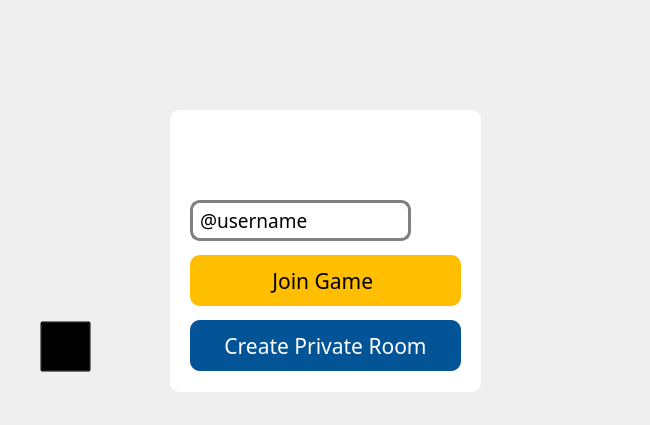
<?xml version="1.0" encoding="UTF-8"?>
<ui version="4.0">
 <class>JoinGameClass</class>
 <widget class="QMainWindow" name="JoinGameClass">
  <property name="geometry">
   <rect>
    <x>0</x>
    <y>0</y>
    <width>650</width>
    <height>425</height>
   </rect>
  </property>
  <property name="minimumSize">
   <size>
    <width>650</width>
    <height>425</height>
   </size>
  </property>
  <property name="maximumSize">
   <size>
    <width>650</width>
    <height>425</height>
   </size>
  </property>
  <property name="font">
   <font>
    <family>Nunito Medium</family>
   </font>
  </property>
  <property name="windowTitle">
   <string>Gartic - Join Game</string>
  </property>
  <property name="windowIcon">
   <iconset resource="../../Frontend.qrc">
    <normaloff>:/Frontend/assets/images/appicon.ico</normaloff>:/Frontend/assets/images/appicon.ico</iconset>
  </property>
  <widget class="QWidget" name="centralWidget">
   <widget class="QGroupBox" name="groupBox_join_game_window">
    <property name="geometry">
     <rect>
      <x>170</x>
      <y>110</y>
      <width>311</width>
      <height>282</height>
     </rect>
    </property>
    <property name="font">
     <font>
      <family>Nunito Medium</family>
      <pointsize>16</pointsize>
      <bold>false</bold>
      <underline>false</underline>
      <strikeout>false</strikeout>
     </font>
    </property>
    <property name="autoFillBackground">
     <bool>false</bool>
    </property>
    <property name="styleSheet">
     <string notr="true">background-color: rgb(255, 255, 255);
border-radius: 10px;</string>
    </property>
    <property name="flat">
     <bool>false</bool>
    </property>
    <property name="checkable">
     <bool>false</bool>
    </property>
    <widget class="QLabel" name="label_playNowBadge">
     <property name="geometry">
      <rect>
       <x>50</x>
       <y>20</y>
       <width>211</width>
       <height>51</height>
      </rect>
     </property>
     <property name="text">
      <string/>
     </property>
     <property name="pixmap">
      <pixmap resource="../../Frontend.qrc">:/Frontend/assets/images/play-now-badge.png</pixmap>
     </property>
     <property name="scaledContents">
      <bool>true</bool>
     </property>
    </widget>
    <widget class="QPushButton" name="pushButton_joinGame">
     <property name="geometry">
      <rect>
       <x>20</x>
       <y>145</y>
       <width>271</width>
       <height>51</height>
      </rect>
     </property>
     <property name="font">
      <font>
       <family>Nunito Medium</family>
       <pointsize>16</pointsize>
      </font>
     </property>
     <property name="cursor">
      <cursorShape>ArrowCursor</cursorShape>
     </property>
     <property name="layoutDirection">
      <enum>Qt::RightToLeft</enum>
     </property>
     <property name="styleSheet">
      <string notr="true">background-color: rgb(255, 191, 0);</string>
     </property>
     <property name="text">
      <string>Join Game </string>
     </property>
     <property name="iconSize">
      <size>
       <width>20</width>
       <height>20</height>
      </size>
     </property>
     <property name="checkable">
      <bool>false</bool>
     </property>
    </widget>
    <widget class="QPushButton" name="pushButton_createPrivateGame">
     <property name="geometry">
      <rect>
       <x>20</x>
       <y>210</y>
       <width>271</width>
       <height>51</height>
      </rect>
     </property>
     <property name="font">
      <font>
       <family>Nunito Medium</family>
       <pointsize>16</pointsize>
      </font>
     </property>
     <property name="styleSheet">
      <string notr="true">background-color: rgb(3, 83, 151);
color: rgb(255,255,255);</string>
     </property>
     <property name="text">
      <string>Create Private Room</string>
     </property>
    </widget>
    <widget class="QLineEdit" name="lineEdit_usernameDisplay">
     <property name="geometry">
      <rect>
       <x>20</x>
       <y>90</y>
       <width>221</width>
       <height>41</height>
      </rect>
     </property>
     <property name="font">
      <font>
       <family>Nunito Medium</family>
       <pointsize>14</pointsize>
      </font>
     </property>
     <property name="styleSheet">
      <string notr="true">border: 3px solid gray;
padding-left:5px;</string>
     </property>
     <property name="text">
      <string>@username</string>
     </property>
     <property name="readOnly">
      <bool>true</bool>
     </property>
    </widget>
    <widget class="QPushButton" name="pushButton_userProfile">
     <property name="geometry">
      <rect>
       <x>250</x>
       <y>90</y>
       <width>41</width>
       <height>41</height>
      </rect>
     </property>
     <property name="font">
      <font>
       <family>Nunito Medium</family>
       <pointsize>12</pointsize>
       <stylestrategy>PreferAntialias</stylestrategy>
      </font>
     </property>
     <property name="cursor">
      <cursorShape>ArrowCursor</cursorShape>
     </property>
     <property name="layoutDirection">
      <enum>Qt::RightToLeft</enum>
     </property>
     <property name="styleSheet">
      <string notr="true"/>
     </property>
     <property name="text">
      <string/>
     </property>
     <property name="icon">
      <iconset resource="../../Frontend.qrc">
       <normaloff>:/Frontend/assets/images/settings-icon.ico</normaloff>:/Frontend/assets/images/settings-icon.ico</iconset>
     </property>
     <property name="iconSize">
      <size>
       <width>41</width>
       <height>41</height>
      </size>
     </property>
     <property name="checkable">
      <bool>false</bool>
     </property>
    </widget>
   </widget>
   <widget class="QLabel" name="label_background">
    <property name="enabled">
     <bool>true</bool>
    </property>
    <property name="geometry">
     <rect>
      <x>-10</x>
      <y>0</y>
      <width>711</width>
      <height>501</height>
     </rect>
    </property>
    <property name="font">
     <font>
      <family>Nunito Medium</family>
      <stylestrategy>PreferAntialias</stylestrategy>
     </font>
    </property>
    <property name="text">
     <string/>
    </property>
    <property name="pixmap">
     <pixmap resource="../../Frontend.qrc">:/Frontend/assets/images/background.png</pixmap>
    </property>
    <property name="scaledContents">
     <bool>true</bool>
    </property>
    <property name="wordWrap">
     <bool>false</bool>
    </property>
   </widget>
   <widget class="QLabel" name="label_logo">
    <property name="geometry">
     <rect>
      <x>217</x>
      <y>30</y>
      <width>211</width>
      <height>55</height>
     </rect>
    </property>
    <property name="text">
     <string/>
    </property>
    <property name="pixmap">
     <pixmap resource="../../Frontend.qrc">:/Frontend/assets/images/gartic-logo.png</pixmap>
    </property>
    <property name="scaledContents">
     <bool>true</bool>
    </property>
   </widget>
   <widget class="QPushButton" name="pushButton_logOut">
    <property name="geometry">
     <rect>
      <x>40</x>
      <y>321</y>
      <width>51</width>
      <height>51</height>
     </rect>
    </property>
    <property name="font">
     <font>
      <family>Nunito Medium</family>
      <pointsize>12</pointsize>
      <stylestrategy>PreferAntialias</stylestrategy>
     </font>
    </property>
    <property name="cursor">
     <cursorShape>ArrowCursor</cursorShape>
    </property>
    <property name="layoutDirection">
     <enum>Qt::RightToLeft</enum>
    </property>
    <property name="styleSheet">
     <string notr="true">background:transparent;</string>
    </property>
    <property name="text">
     <string/>
    </property>
    <property name="icon">
     <iconset resource="../../Frontend.qrc">
      <normaloff>:/Frontend/assets/images/logout-icon-2.png</normaloff>:/Frontend/assets/images/logout-icon-2.png</iconset>
    </property>
    <property name="iconSize">
     <size>
      <width>51</width>
      <height>51</height>
     </size>
    </property>
    <property name="checkable">
     <bool>false</bool>
    </property>
   </widget>
   <zorder>label_background</zorder>
   <zorder>groupBox_join_game_window</zorder>
   <zorder>label_logo</zorder>
   <zorder>pushButton_logOut</zorder>
  </widget>
 </widget>
 <layoutdefault spacing="6" margin="11"/>
 <resources>
  <include location="../../Frontend.qrc"/>
  <include location="Frontend.qrc"/>
 </resources>
 <connections/>
</ui>
